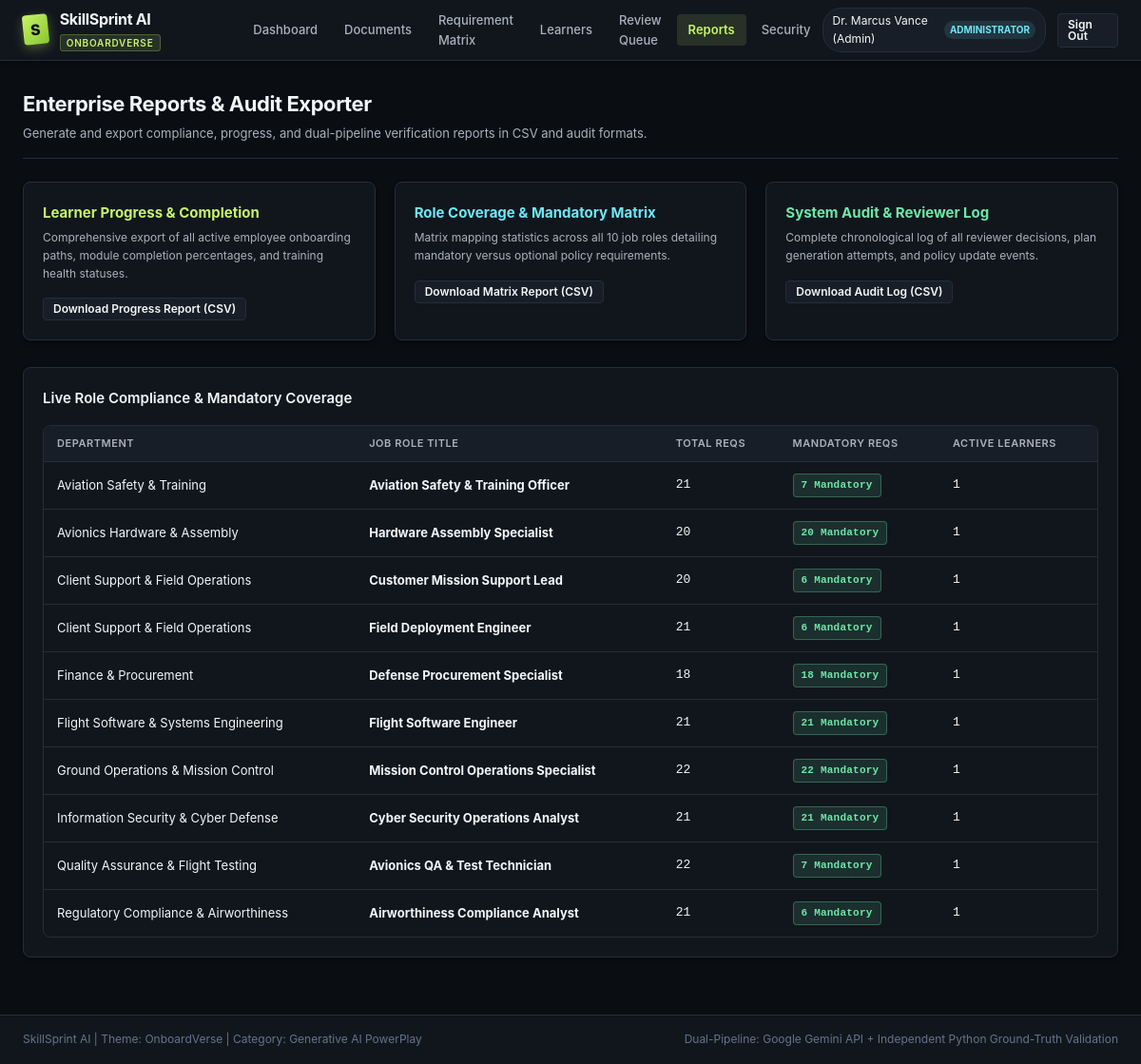
The app's page /reports (signed in) with its own data.
### tables this page shows
CREATE TABLE users (
    user_id TEXT PRIMARY KEY,
    username TEXT NOT NULL UNIQUE,
    email TEXT NOT NULL UNIQUE,
    password_hash TEXT NOT NULL,
    system_role_id TEXT NOT NULL,
    full_name TEXT NOT NULL,
    is_active INTEGER DEFAULT 1,
    created_at TIMESTAMP DEFAULT CURRENT_TIMESTAMP,
    last_login TIMESTAMP,
    FOREIGN KEY (system_role_id) REFERENCES system_roles(role_id)
);

CREATE TABLE system_roles (
    role_id TEXT PRIMARY KEY,
    name TEXT NOT NULL UNIQUE,
    description TEXT,
    created_at TIMESTAMP DEFAULT CURRENT_TIMESTAMP
);

CREATE TABLE job_roles (
    role_id TEXT PRIMARY KEY,
    code TEXT NOT NULL UNIQUE,
    title TEXT NOT NULL,
    dept_id TEXT NOT NULL,
    description TEXT,
    experience_level_default TEXT DEFAULT 'Intermediate', -- Beginner, Intermediate, Advanced
    is_active INTEGER DEFAULT 1,
    created_at TIMESTAMP DEFAULT CURRENT_TIMESTAMP,
    FOREIGN KEY (dept_id) REFERENCES departments(dept_id)
);

### src/routes/app_routes.py (the view)
@routes_bp.route("/reports")
@login_required
def reports_view():
    coverage_data = generate_coverage_report()
    return render_template("reports.html", active_page="reports", coverage_data=coverage_data)

### src/core/auth.py (called while the page is built)
def get_current_user() -> Optional[Dict[str, Any]]:
    user_id = session.get("user_id")
    if not user_id:
        return None
    user = query_one(
        """
        SELECT u.user_id, u.username, u.email, u.full_name, u.is_active,
               sr.role_id as system_role_id, sr.name as role_name
        FROM users u
        JOIN system_roles sr ON u.system_role_id = sr.role_id
        WHERE u.user_id = ? AND u.is_active = 1
        """,
        (user_id,)
    )
    return user

def login_required(f: Callable) -> Callable:
    @wraps(f)
    def decorated_function(*args, **kwargs):
        user = get_current_user()
        if not user:
            if request.is_json or request.path.startswith("/api/"):
                return jsonify({"error": "Authentication required", "status": 401}), 401
            return redirect(url_for("auth.login_view", next=request.url))
        g.current_user = user
        return f(*args, **kwargs)
    return decorated_function

### src/database/db.py (called while the page is built, shortened)
def resolve_db_path() -> str:
    env_path = os.environ.get("SKILLSPRINT_DB_PATH")
    if env_path:
        return env_path

def dict_factory(cursor: sqlite3.Cursor, row: Tuple) -> Dict[str, Any]:
    d = {}
    for idx, col in enumerate(cursor.description):
        d[col[0]] = row[idx]
    return d

@contextmanager
def get_db_connection():
    global _seeding_lock
    db_path = resolve_db_path()
    conn = sqlite3.connect(db_path, timeout=30.0)
    conn.row_factory = dict_factory
    try:
        conn.execute("PRAGMA foreign_keys = ON;")
    except Exception:
        pass
    try:
        conn.execute("PRAGMA journal_mode = WAL;")
    except Exception:
        try:
            conn.execute("PRAGMA journal_mode = DELETE;")
        except Exception:
            pass
    try:
        yield conn
        try:
            conn.commit()
        except Exception:
            pass
    except Exception:
        try:
            conn.rollback()
        except Exception:
            pass
        raise
    finally:
        try:
            conn.close()
        except Exception:
            pass

def query_all(query: str, params: Tuple = ()) -> List[Dict[str, Any]]:
    with get_db_connection() as conn:
        cur = conn.cursor()
        cur.execute(query, params)
        return cur.fetchall()

def query_one(query: str, params: Tuple = ()) -> Optional[Dict[str, Any]]:
    with get_db_connection() as conn:
        cur = conn.cursor()
        cur.execute(query, params)
        return cur.fetchone()

### templates/reports.html (shortened to what this page needs)
{% extends "base.html" %}
{% block content %}
<div class="page-header">
  <div class="page-title-group">
    <h1>Enterprise Reports &amp; Audit Exporter</h1>
    <p>Generate and export compliance, progress, and dual-pipeline verification reports in CSV and audit formats.</p>
  </div>
</div>
<div style="display: grid; grid-template-columns: repeat(auto-fit, minmax(320px, 1fr)); gap: 20px; margin-bottom: 28px;">
  <div class="card-3d">
    <h3 style="font-size: 15px; margin-bottom: 6px; color: var(--accent-primary);">Learner Progress &amp; Completion</h3>
    <p style="font-size: 12px; color: var(--text-secondary); margin-bottom: 16px;">
      Comprehensive export of all active employee onboarding paths, module completion percentages, and training health statuses.
    </p>
    <a href="{{ url_for('routes.export_progress_csv') }}" class="btn btn-secondary btn-sm">
      Download Progress Report (CSV)
    </a>
  </div>
  <div class="card-3d">
    <h3 style="font-size: 15px; margin-bottom: 6px; color: var(--accent-secondary);">Role Coverage &amp; Mandatory Matrix</h3>
    <p style="font-size: 12px; color: var(--text-secondary); margin-bottom: 16px;">
      Matrix mapping statistics across all 10 job roles detailing mandatory versus optional policy requirements.
    </p>
    <a href="{{ url_for('routes.export_matrix_csv') }}" class="btn btn-secondary btn-sm">
      Download Matrix Report (CSV)
    </a>
  </div>
  <div class="card-3d">
    <h3 style="font-size: 15px; margin-bottom: 6px; color: var(--status-positive);">System Audit &amp; Reviewer Log</h3>
    <p style="font-size: 12px; color: var(--text-secondary); margin-bottom: 16px;">
      Complete chronological log of all reviewer decisions, plan generation attempts, and policy update events.
    </p>
    <a href="{{ url_for('routes.export_audit_log_csv') }}" class="btn btn-secondary btn-sm">
      Download Audit Log (CSV)
    </a>
  </div>
</div>
<div class="card-3d">
  <div class="card-header">
    <span class="card-title">Live Role Compliance &amp; Mandatory Coverage</span>
  </div>
  <div class="table-container">
    <table class="data-table">
      <thead>
        <tr>
          <th>Department</th>
          <th>Job Role Title</th>
          <th>Total Reqs</th>
          <th>Mandatory Reqs</th>
          <th>Active Learners</th>
        </tr>
      </thead>
      <tbody>
        {% for r in coverage_data %}
        <tr>
          <td>{{ r.department_name }}</td>
          <td><strong>{{ r.role_title }}</strong></td>
          <td style="font-family: var(--font-mono);">{{ r.total_requirements }}</td>
          <td>
            <span class="badge badge-verified">{{ r.mandatory_requirements }} Mandatory</span>
          </td>
          <td style="font-family: var(--font-mono);">{{ r.active_employees }}</td>
        </tr>
        {% endfor %}
      </tbody>
    </table>
  </div>
</div>
{% endblock %}

### templates/base.html (shortened to what this page needs)
<!DOCTYPE html>
<html lang="en">
<head>
  <link rel="stylesheet" href="{{ url_for('static', filename='css/styles.css') }}">
</head>
<body>
  <header class="app-header">
    <div style="display: flex; align-items: center; gap: 20px;">
      <a href="{{ url_for('routes.dashboard_view') if g.current_user else url_for('routes.landing_view') }}" class="brand-container" id="brandLink">
        <div class="brand-logo-3d">S</div>
        <div>
          <span class="brand-text">SkillSprint AI</span>
          <span class="brand-badge">OnboardVerse</span>
        </div>
      </a>
      {% if g.current_user %}
      <nav class="main-nav" id="mainNav" aria-label="Main Navigation">
        <a href="{{ url_for('routes.dashboard_view') }}" class="nav-link {% if active_page == 'dashboard' %}active{% endif %}" id="navDashboard">Dashboard</a>
        <a href="{{ url_for('routes.documents_view') }}" class="nav-link {% if active_page == 'documents' %}active{% endif %}" id="navDocuments">Documents</a>
        <a href="{{ url_for('routes.matrix_view') }}" class="nav-link {% if active_page == 'matrix' %}active{% endif %}" id="navMatrix">Requirement Matrix</a>
        <a href="{{ url_for('routes.employees_view') }}" class="nav-link {% if active_page == 'employees' %}active{% endif %}" id="navEmployees">Learners</a>
        <a href="{{ url_for('routes.review_queue_view') }}" class="nav-link {% if active_page == 'review' %}active{% endif %}" id="navReview">Review Queue</a>
        <a href="{{ url_for('routes.reports_view') }}" class="nav-link {% if active_page == 'reports' %}active{% endif %}" id="navReports">Reports</a>
        <a href="{{ url_for('routes.security_tests_view') }}" class="nav-link {% if active_page == 'security' %}active{% endif %}" id="navSecurity">Security</a>
      </nav>
      {% endif %}
    </div>
    <div class="user-nav-profile">
      {% if g.current_user %}
        <div class="user-pill" id="userProfilePill">
          <span>{{ g.current_user.full_name }}</span>
          <span class="role-badge">{{ g.current_user.role_name }}</span>
        </div>
        <a href="{{ url_for('auth.logout') }}" class="btn btn-secondary btn-sm" id="logoutBtn">Sign Out</a>
      {% else %}
        <a href="{{ url_for('auth.login_view') }}" class="btn btn-primary btn-sm" id="loginHeaderBtn">Sign In</a>
      {% endif %}
    </div>
  </header>
  <main class="main-content" id="mainContent">
    {% if content_override %}
      {{ content_override|safe }}
    {% else %}
      {% block content %}{% endblock %}
    {% endif %}
  </main>
  <footer style="background-color: var(--bg-secondary); border-top: 1px solid var(--border-subtle); padding: 16px 24px; font-size: 12px; color: var(--text-muted); display: flex; justify-content: space-between; align-items: center;">
    <div>SkillSprint AI | Theme: OnboardVerse | Category: Generative AI PowerPlay</div>
    <div>Dual-Pipeline: Google Gemini API + Independent Python Ground-Truth Validation</div>
  </footer>
</body>
</html>

### records on screen
users: current_user.full_name "Dr. Marcus Vance (Admin)"
system_roles: current_user.role_name "ADMINISTRATOR"
job_roles: department_name "Aviation Safety & Training", role_title "Aviation Safety & Training Officer", total_requirements "21", mandatory_requirements "7", active_employees "1"
job_roles: department_name "Avionics Hardware & Assembly", role_title "Hardware Assembly Specialist", total_requirements "20", mandatory_requirements "20", active_employees "1"
job_roles: department_name "Client Support & Field Operations", role_title "Customer Mission Support Lead", total_requirements "20", mandatory_requirements "6", active_employees "1"
job_roles: department_name "Client Support & Field Operations", role_title "Field Deployment Engineer", total_requirements "21", mandatory_requirements "6", active_employees "1"
job_roles: department_name "Finance & Procurement", role_title "Defense Procurement Specialist", total_requirements "18", mandatory_requirements "18", active_employees "1"
job_roles: department_name "Flight Software & Systems Engineering", role_title "Flight Software Engineer", total_requirements "21", mandatory_requirements "21", active_employees "1"
job_roles: department_name "Ground Operations & Mission Control", role_title "Mission Control Operations Specialist", total_requirements "22", mandatory_requirements "22", active_employees "1"
job_roles: department_name "Information Security & Cyber Defense", role_title "Cyber Security Operations Analyst", total_requirements "21", mandatory_requirements "21", active_employees "1"
job_roles: department_name "Quality Assurance & Flight Testing", role_title "Avionics QA & Test Technician", total_requirements "22", mandatory_requirements "7", active_employees "1"
job_roles: department_name "Regulatory Compliance & Airworthiness", role_title "Airworthiness Compliance Analyst", total_requirements "21", mandatory_requirements "6", active_employees "1"
